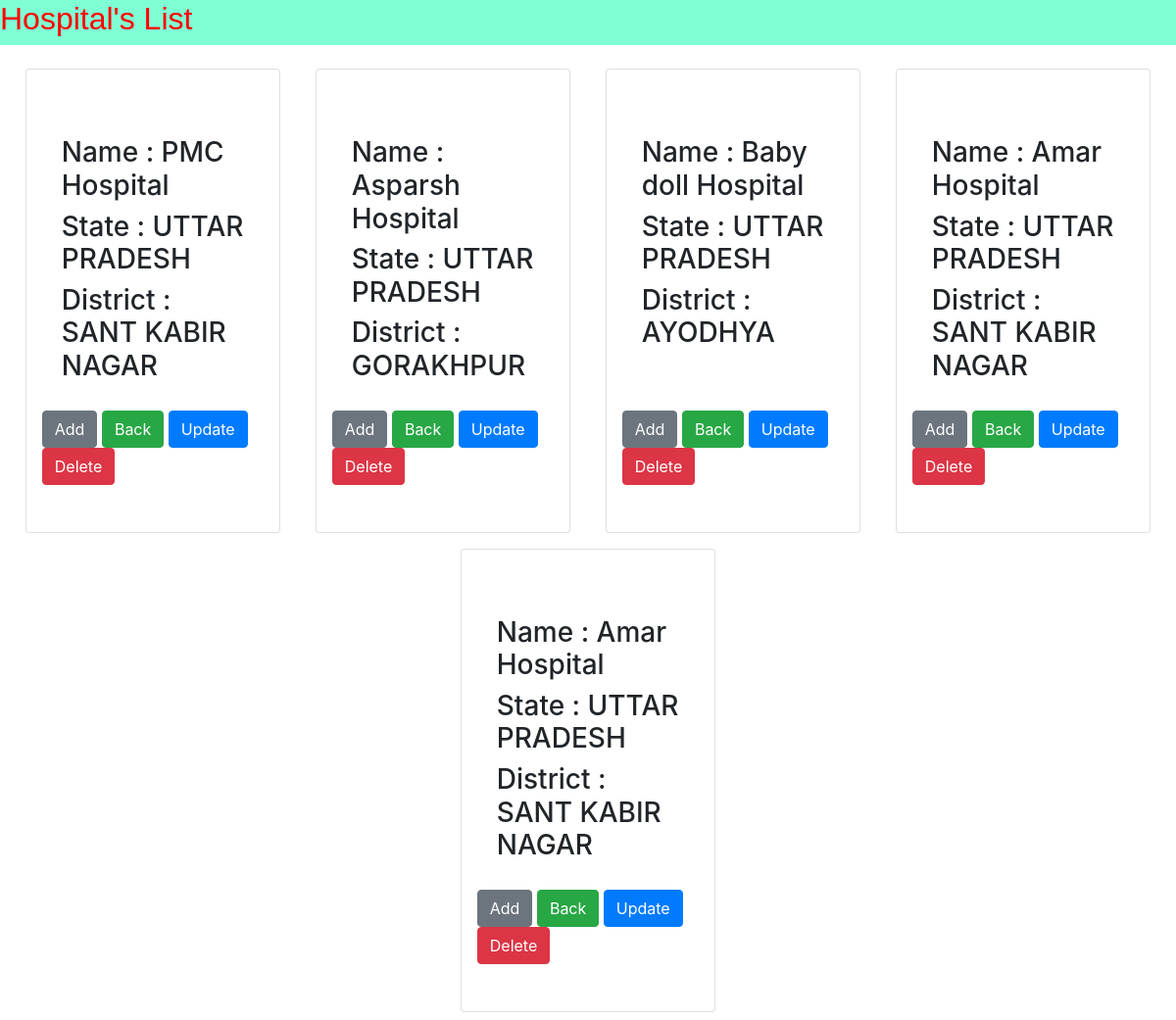
Before: /hospitals/ with the older database file.
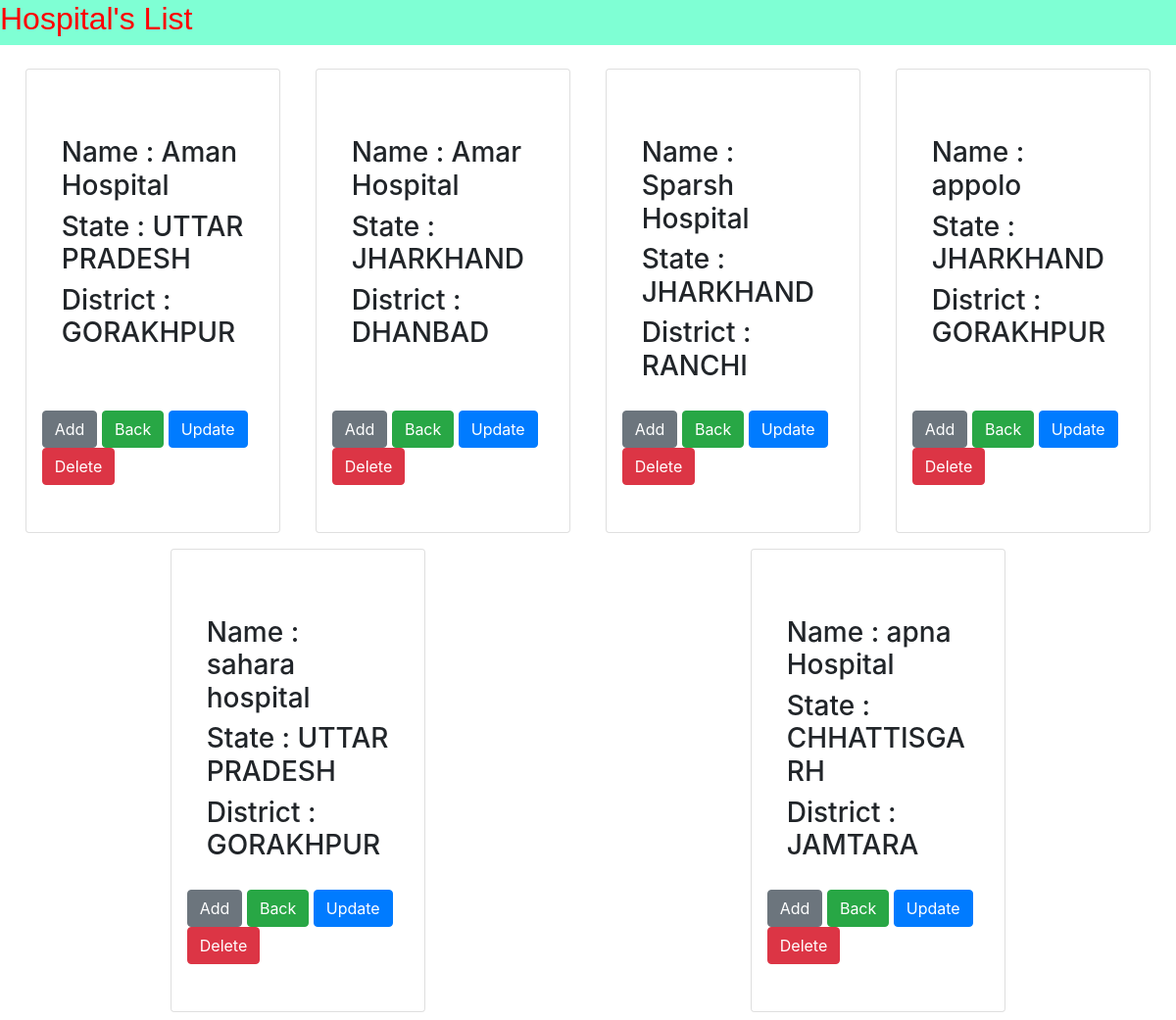
After: the same page with the newer database file.
### HospitalsApp/models.py (models this page shows, shortened)
class HospitalDetail(models.Model):
    name = models.CharField(max_length=100)
    email = models.EmailField(unique=True,null=True)
    contact = models.CharField(max_length=10)
    website = models.URLField(null = True)
    country = models.ForeignKey(Country,related_name="HospitalDetails",on_delete=models.CASCADE)
    state = models.ForeignKey(State,related_name="HospitalDetails",on_delete=models.CASCADE)
    district = models.ForeignKey(District,related_name="HospitalDetails",on_delete=models.CASCADE)
    address = models.CharField(max_length=200)
    pin = models.CharField(max_length=6)
    latitude = models.FloatField()
    longitude = models.FloatField()

### locationApp/models.py (models this page shows)
class State(models.Model):
    country = models.ForeignKey(Country, related_name="states", on_delete=models.CASCADE)
    state = models.CharField(max_length=100)
    def __str__(self):
        return self.state

class District(models.Model):
    country = models.ForeignKey(Country, related_name="districts",on_delete=models.CASCADE)
    state = models.ForeignKey(State, related_name="districts",on_delete=models.CASCADE)
    district = models.CharField(max_length=100)
    def __str__(self):
        return self.district

### HospitalsApp/views.py (the view)
# urls.py: path("",ViewHospital.as_view(),name="viewHospital"),
class ViewHospital(ListView):
    model = HospitalDetail
    template_name = "HospitalsApp/hospitals_list.html"
    context_object_name = "hospitals"

### HospitalsApp/templates/HospitalsApp/hospitals_list.html (shortened to what this page needs)
<!DOCTYPE html>
<html lang="en">
<head>
    <link rel="stylesheet" href="https://cdn.jsdelivr.net/npm/bootstrap@4.4.1/dist/css/bootstrap.min.css">
</head>
<body>
    <div class="nav">
        <h1>Hospital's List</h1>
    </div>
    <div class="d-inline-flex flex-wrap p-2 ">
        {% for hospital in hospitals  %}
            <div class="card mt-3 mx-auto py-5 px-3 "  style="width: 22%;padding:10px;">
                <div class="card-body">
                    <h3>Name : {{hospital.name}}</h3>
                    <h3>State : {{hospital.state}}</h3>
                    <h3>District : {{hospital.district}}</h3>
                </div>
                <div>
                    <a href="{% url 'createHospital' %}"><button class="btn btn-secondary">Add</button></a>
                    <a href="{% url 'viewHospital' %}"><button class="btn btn-success">Back</button></a>
                    <a href="{% url 'updateHospital' hospital.pk %}"><button class="btn btn-primary">Update</button></a>
                    <a href="{% url 'deleteHospital' hospital.pk %}"><button class="btn btn-danger">Delete</button></a>
                </div>
        </div>
    {% endfor %}
    </div>
</body>
</html>

### HospitalsApp/templates/HospitalsApp/hospitals_list.html (style rules this page uses)
* { margin:0px; padding: 0px; }
.nav { background-color: aquamarine; position: relative; top:0px; left:0px; right: 0px; width: 100%; ; }
h1 { font-family: Arial, Helvetica, sans-serif; color:red; text-align: center; font-size:xx-large; }

Changed rows visible on the page:
removed HospitalDetail: name "PMC Hospital", state "UTTAR PRADESH", district "SANT KABIR NAGAR"
removed HospitalDetail: name "Asparsh Hospital", state "UTTAR PRADESH", district "GORAKHPUR"
removed HospitalDetail: name "Baby doll Hospital", state "UTTAR PRADESH", district "AYODHYA"
removed HospitalDetail: name "Amar Hospital", state "UTTAR PRADESH", district "SANT KABIR NAGAR"
removed HospitalDetail: name "Amar Hospital", state "UTTAR PRADESH", district "SANT KABIR NAGAR"
added HospitalDetail: name "Aman Hospital", state "UTTAR PRADESH", district "GORAKHPUR"
added HospitalDetail: name "Amar Hospital", state "JHARKHAND", district "DHANBAD"
added HospitalDetail: name "Sparsh Hospital", state "JHARKHAND", district "RANCHI"
added HospitalDetail: name "appolo", state "JHARKHAND", district "GORAKHPUR"
added HospitalDetail: name "sahara hospital", state "UTTAR PRADESH", district "GORAKHPUR"
added HospitalDetail: name "apna Hospital", state "CHHATTISGARH", district "JAMTARA"
